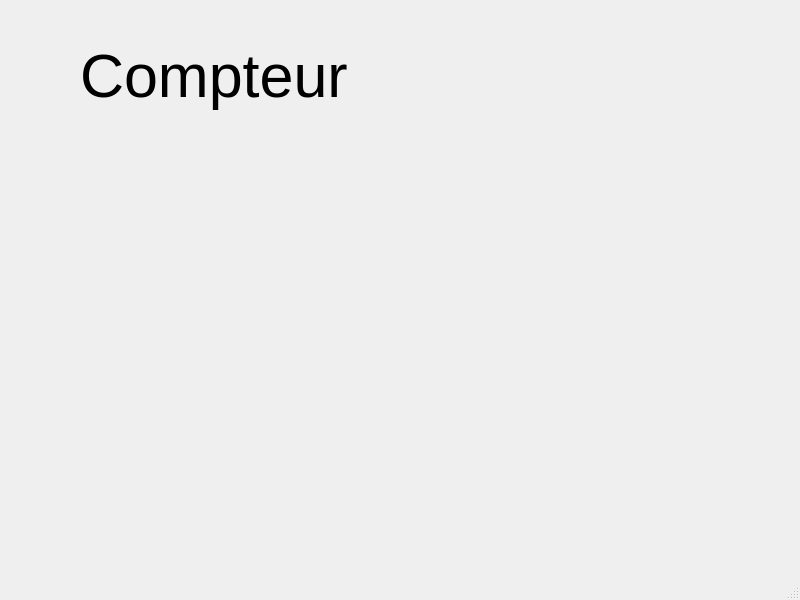
<?xml version="1.0" encoding="UTF-8"?>
<ui version="4.0">
 <class>MainWindow</class>
 <widget class="QMainWindow" name="MainWindow">
  <property name="geometry">
   <rect>
    <x>0</x>
    <y>0</y>
    <width>800</width>
    <height>600</height>
   </rect>
  </property>
  <property name="windowTitle">
   <string>MainWindow</string>
  </property>
  <widget class="QWidget" name="centralwidget">
   <widget class="QLabel" name="lbCompteur">
    <property name="geometry">
     <rect>
      <x>80</x>
      <y>30</y>
      <width>331</width>
      <height>91</height>
     </rect>
    </property>
    <property name="font">
     <font>
      <pointsize>46</pointsize>
     </font>
    </property>
    <property name="text">
     <string>Compteur</string>
    </property>
   </widget>
  </widget>
  <widget class="QMenuBar" name="menubar">
   <property name="geometry">
    <rect>
     <x>0</x>
     <y>0</y>
     <width>800</width>
     <height>17</height>
    </rect>
   </property>
  </widget>
  <widget class="QStatusBar" name="statusbar"/>
 </widget>
 <resources/>
 <connections/>
</ui>
